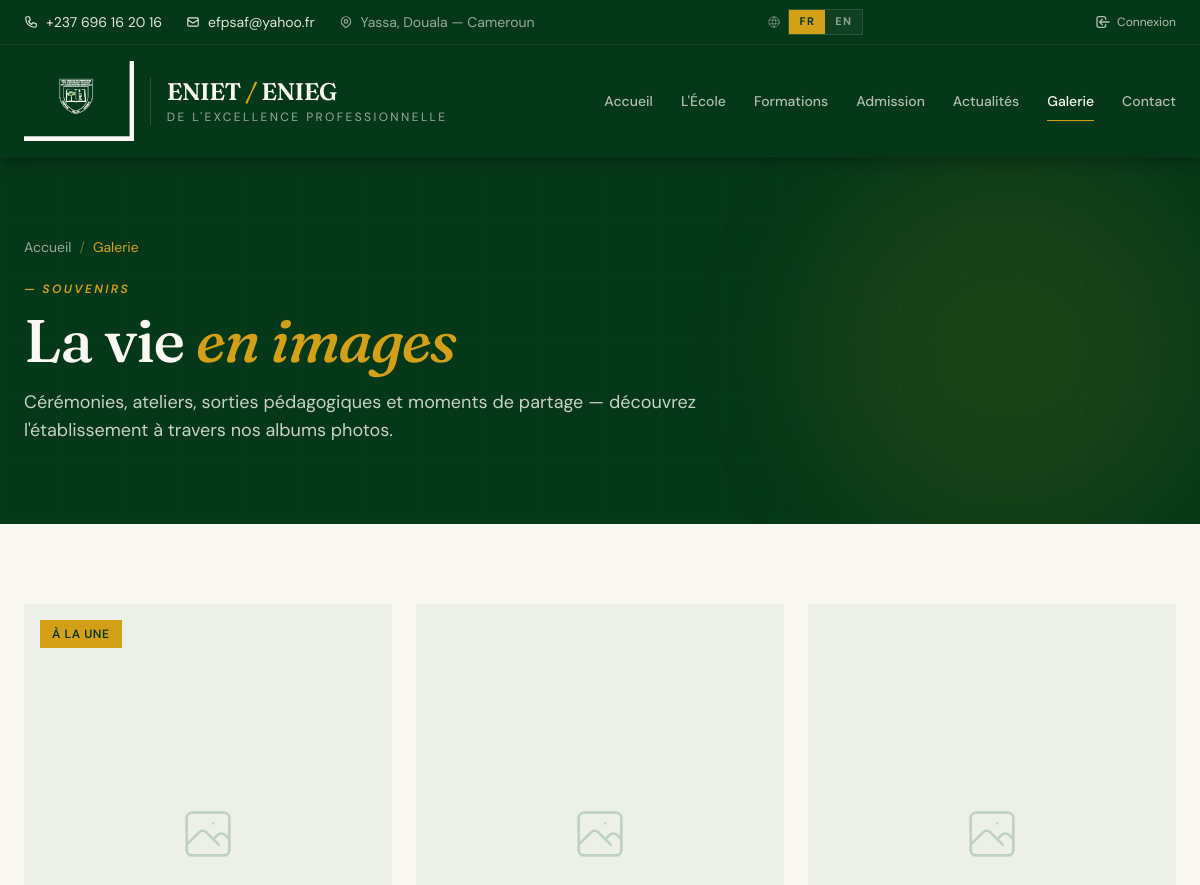
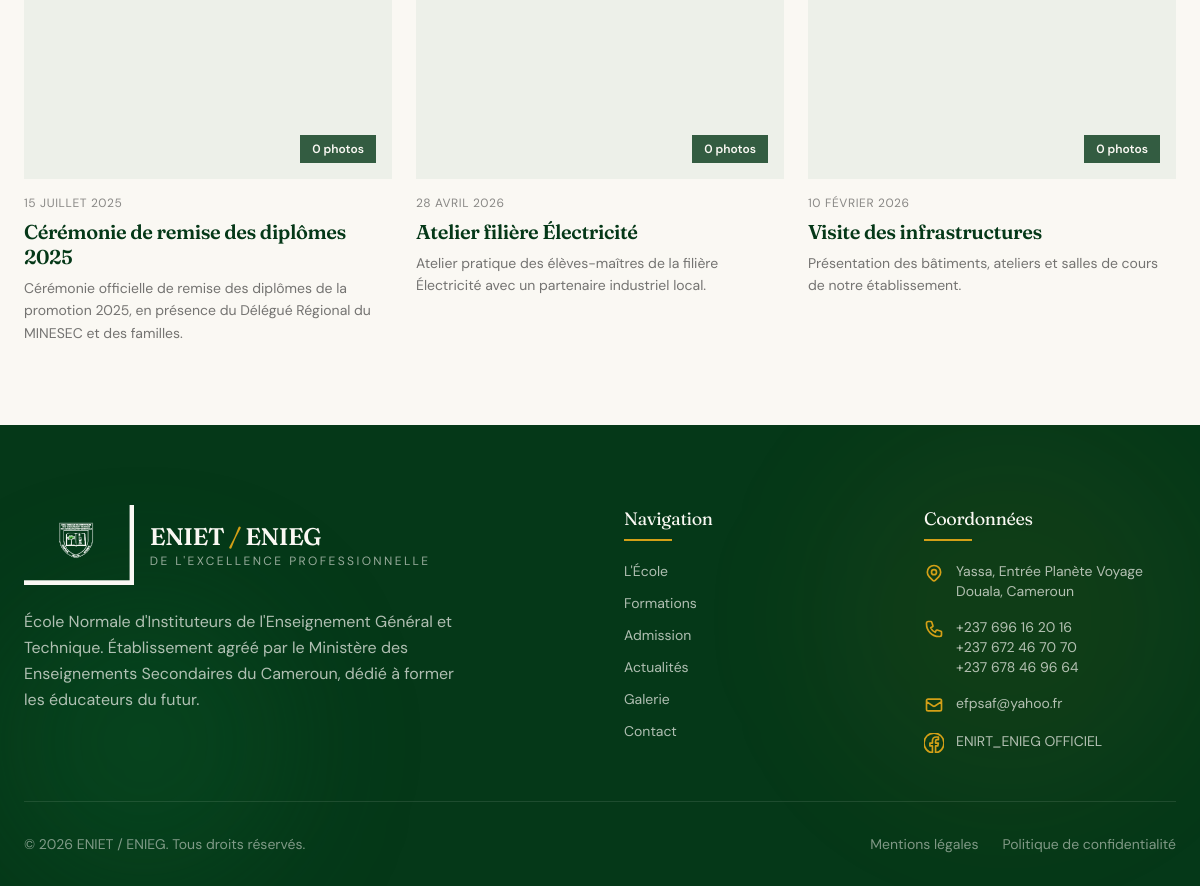
/fr/ecole/galerie/, run on an earlier commit of the app's database (2 pictures, top to bottom).
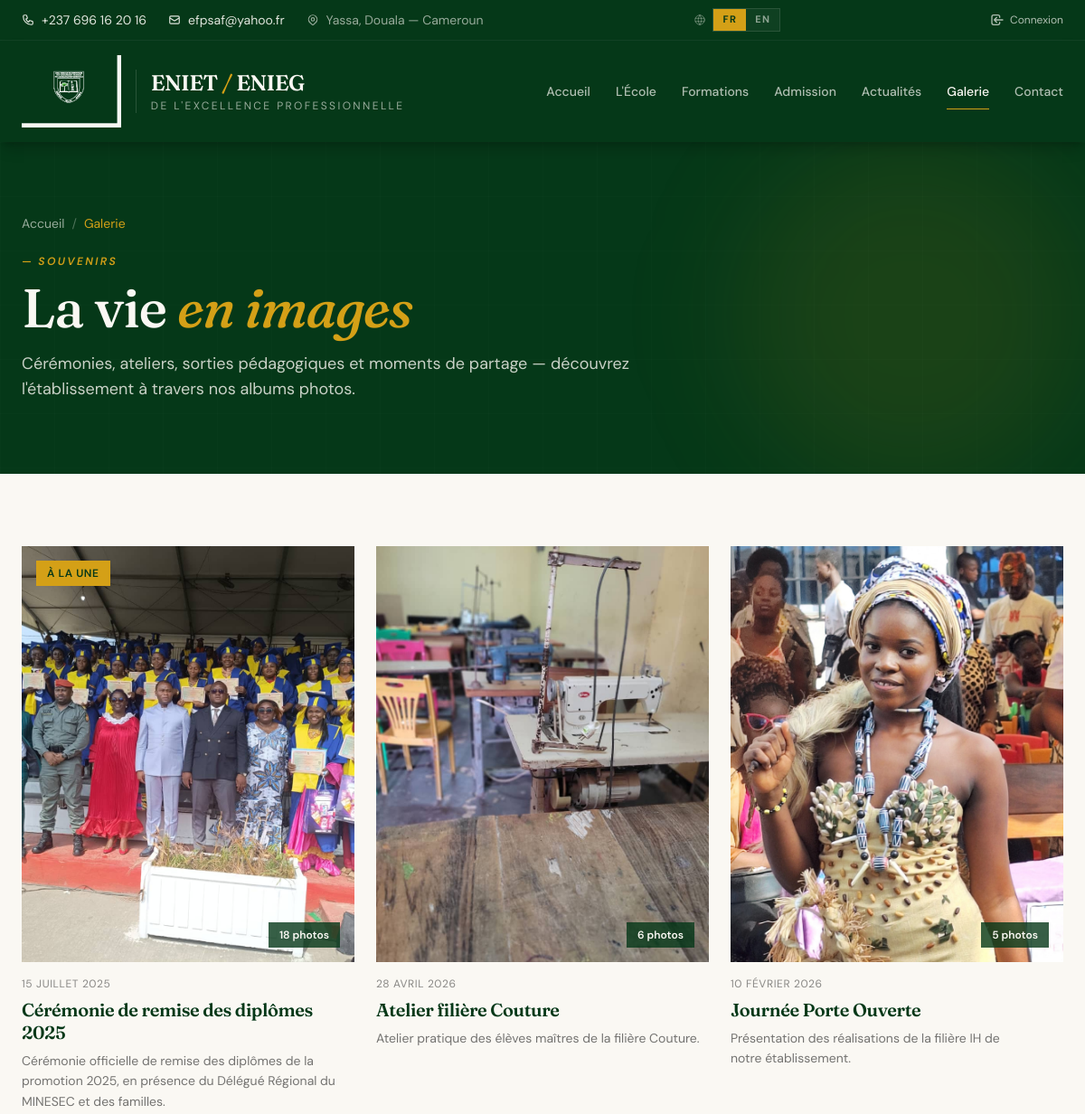
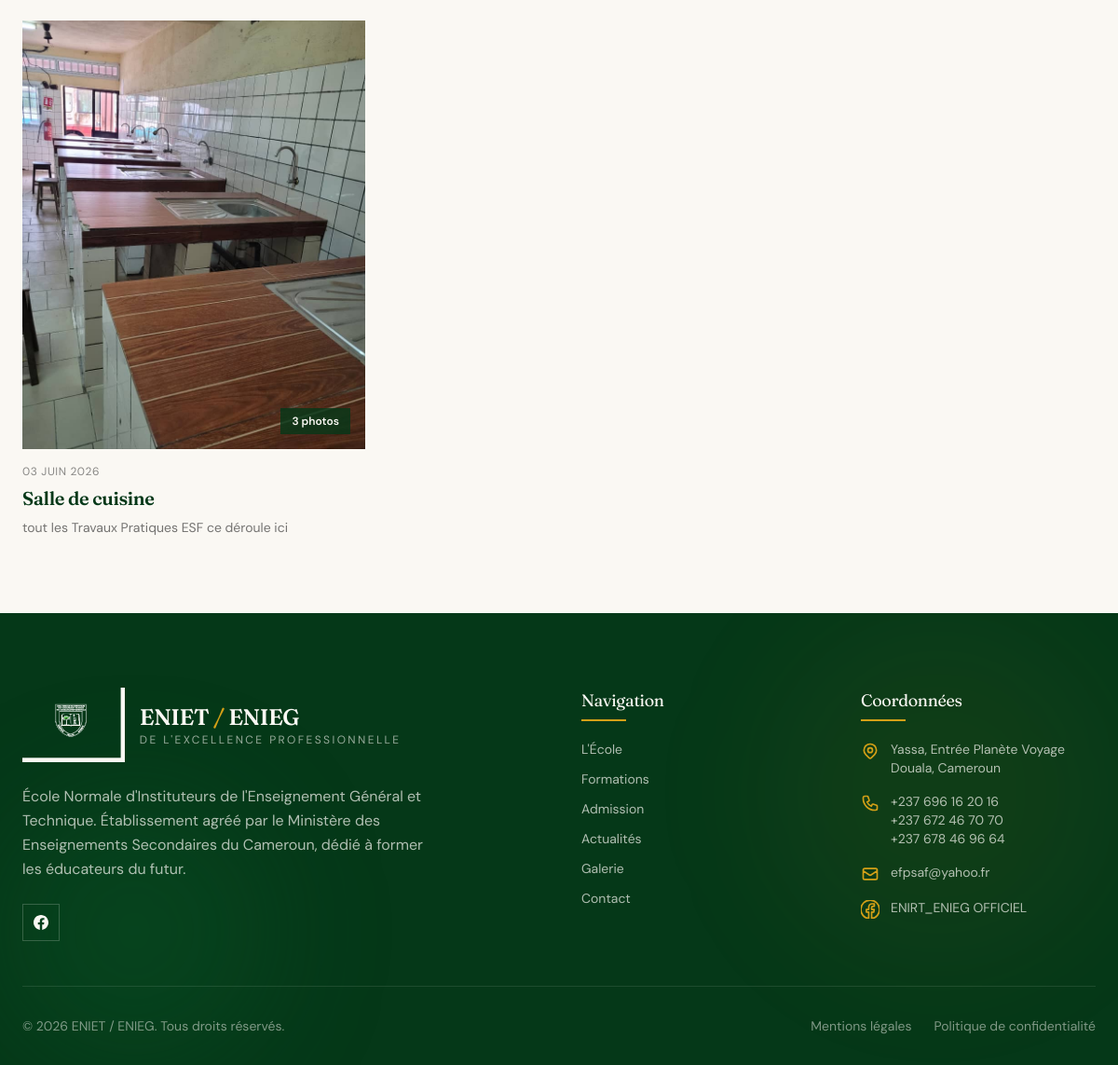
And on a later commit of the database (2 pictures, top to bottom).
### apps/pages/models.py (models this page shows, shortened)
class Album(TimeStampedModel):
    titre = models.CharField(
        _('Titre de l\'album'),
        max_length=200,
    )
    slug = models.SlugField(
        _('Slug URL'),
        max_length=200,
        unique=True,
        help_text=_('Identifiant pour l\'URL (généré automatiquement)'),
    )
    description = models.TextField(
        _('Description'),
        blank=True,
        help_text=_('Présentation de l\'événement, contexte'),
    )
    date_evenement = models.DateField(
        _('Date de l\'événement'),
        help_text=_('Date à laquelle l\'événement a eu lieu'),
    )
    couverture = models.ImageField(
        _('Photo de couverture'),
        upload_to='galerie/couvertures/',
        blank=True,
        null=True,
        help_text=_('Optionnel - si vide, on utilise la 1ère photo de l\'album'),
    )
    est_a_la_une = models.BooleanField(
        _('À la une'),
        default=False,
        help_text=_('Mettre en avant cet album'),
    )
    publie = models.BooleanField(
        _('Publié'),
        default=True,
        help_text=_('Décocher pour cacher l\'album sans le supprimer'),
    )
    class Meta:
        verbose_name = _('Album photo')
        verbose_name_plural = _('Albums photos')
        ordering = ['-date_evenement', '-created_at']
    def get_absolute_url(self):
        from django.urls import reverse
        return reverse('pages:album_detail', kwargs={'slug': self.slug})
    @property
    def couverture_url(self):
        if self.couverture:
            return self.couverture.url
        premiere_photo = self.photos.first()
        if premiere_photo:
            return premiere_photo.image.url
        return None

### apps/pages/views.py (the view)
# urls.py: path('galerie/', views.galerie_view, name='galerie'),
def galerie_view(request):
    from django.db.models import Count, Prefetch
    from .models import Photo
    albums = Album.objects.filter(publie=True).annotate(
        nb_photos=Count('photos')
    ).prefetch_related(
        Prefetch(
            'photos',
            queryset=Photo.objects.order_by('ordre', 'created_at'),
        )
    )
    return render(request, 'pages/galerie.html', {
        'albums': albums,
    })

### apps/core/context_processors.py (called while the page is built, shortened)
def tinymce_key(request):
    return {
        'TINYMCE_API_KEY': getattr(settings, 'TINYMCE_API_KEY', '')
    }

def site_settings(request):
    return {
        'site_settings': SiteSettings.load(),
    }

def dashboard_badges(request):
    if not request.user.is_authenticated:
        return {}

### apps/pages/models.py (called while the page is built)
    @classmethod
    def load(cls):
        obj, created = cls.objects.get_or_create(pk=1)
        return obj

### templates/pages/galerie.html (shortened to what this page needs)
{% extends "base_public.html" %}
{% load i18n %}
{% block content %}
<section class="bg-primary-darker text-cream relative overflow-hidden py-20">
    <div class="absolute inset-0 opacity-30 pointer-events-none"
         style="background-image: linear-gradient(rgba(255,255,255,0.04) 1px, transparent 1px), linear-gradient(90deg, rgba(255,255,255,0.04) 1px, transparent 1px); background-size: 60px 60px;">
    </div>
    <div class="absolute top-0 right-0 w-96 h-96 bg-accent/10 rounded-full blur-3xl pointer-events-none"></div>
    <div class="relative max-w-7xl mx-auto px-6">
        <nav class="flex items-center gap-2 text-sm text-cream/60 mb-6">
            <a href="{% url 'core:home' %}" class="hover:text-accent transition-colors">{% trans "Accueil" %}</a>
            <span class="text-cream/30">/</span>
            <span class="text-accent">{% trans "Galerie" %}</span>
        </nav>
        <div class="text-xs uppercase tracking-[0.2em] text-accent font-semibold italic mb-3">
            — {% trans "Souvenirs" %}
        </div>
        <h1 class="font-serif text-4xl md:text-6xl font-medium leading-[1.05] mb-4">
            {% trans "La vie" %}
            <span class="italic text-accent">{% trans "en images" %}</span>
        </h1>
        <p class="text-cream/80 text-lg max-w-2xl">
        </p>
    </div>
</section>
<section class="py-20">
    <div class="max-w-7xl mx-auto px-6">
        {% if albums %}
            <div class="grid sm:grid-cols-2 lg:grid-cols-3 gap-6">
                {% for album in albums %}
                    <a href="{{ album.get_absolute_url }}" class="group block">
                        <div class="relative aspect-[4/5] overflow-hidden bg-primary/5 mb-4">
                            {% if album.couverture_url %}
                                <img src="{{ album.couverture_url }}"
                                     alt="{{ album.titre }}"
                                     class="w-full h-full object-cover transition-transform duration-700 group-hover:scale-105"
                                     loading="lazy">
                            {% else %}
                                <div class="w-full h-full flex items-center justify-center">
                                </div>
                            {% endif %}
                            <div class="absolute inset-0 bg-primary-darker/0 group-hover:bg-primary-darker/40 transition-colors duration-300"></div>
                            {% if album.est_a_la_une %}
                                <div class="absolute top-4 left-4 bg-accent text-primary-darker text-xs font-semibold uppercase px-3 py-1.5 tracking-wider">
                                    {% trans "À la une" %}
                                </div>
                            {% endif %}
                            <div class="absolute bottom-4 right-4 bg-primary-darker/80 text-cream text-xs font-semibold px-3 py-1.5">
                                {{ album.nb_photos }} {% trans "photo" %}{{ album.nb_photos|pluralize }}
                            </div>
                        </div>
                        <div class="flex items-center gap-3 text-xs text-ink/50 mb-2 uppercase tracking-wider">
                            <time>{{ album.date_evenement|date:"d F Y" }}</time>
                        </div>
                        <h3 class="font-serif text-xl text-primary-darker font-semibold mb-2 group-hover:text-primary transition-colors leading-tight">
                            {{ album.titre }}
                        </h3>
                        {% if album.description %}
                            <p class="text-sm text-ink/60 leading-relaxed">
                                {{ album.description|truncatewords:20 }}
                            </p>
                        {% endif %}
                    </a>
                {% endfor %}
            </div>
        {% endif %}
    </div>
</section>
{% endblock %}

What changed in the data, as far as the page shows it:
changed Album "Cérémonie de remise des diplômes 2025": nb_photos "0" → "18"
changed Album: nb_photos "0" → "6"; titre "Atelier filière Électricité" → "Atelier filière Couture"; description "Atelier pratique des élèves-maîtres de la filière Électricité avec un partenaire industriel local." → "Atelier pratique des élèves maîtres de la filière Couture."
changed Album: nb_photos "0" → "5"; titre "Visite des infrastructures" → "Journée Porte Ouverte"; description "Présentation des bâtiments, ateliers et salles de cours de notre établissement." → "Présentation des réalisations de la filière IH de notre établissement."
added Album: nb_photos "3", date_evenement "03 JUIN 2026", titre "Salle de cuisine", description "tout les Travaux Pratiques ESF ce déroule ici"
